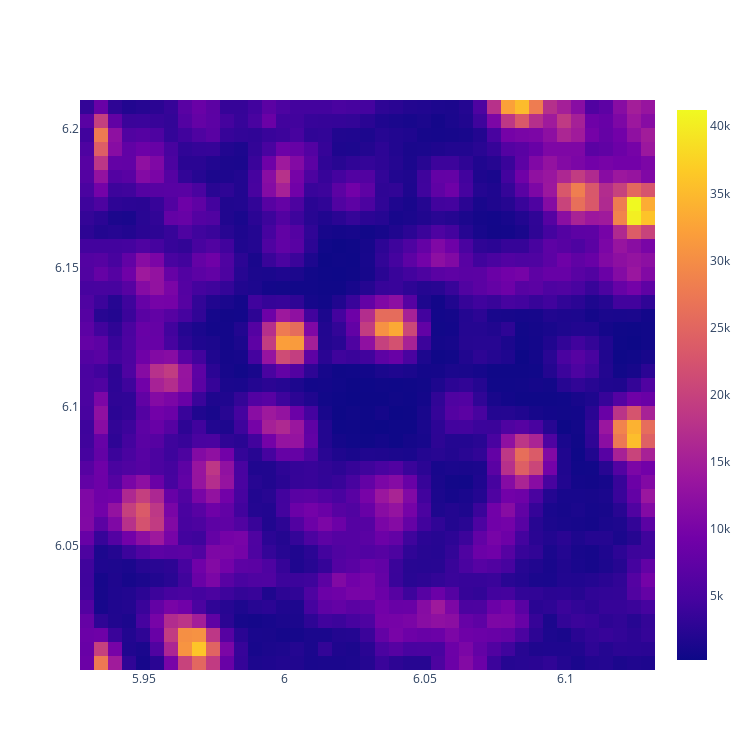

The cell this chart's notebook holds for it:
### Code cell
radius = 0.1
resolution = 0.005

X, Y, I = take_image(radius, resolution)

figure = go.Figure(data=[go.Heatmap(x=X, y=Y,z=I)])
figure.update_layout(
    width=750,
    height=750,
)
figure.show()

### Figure 1 — Plotly figure (JSON) as saved in the notebook; plotly's stock layout.template omitted (floating-point values rounded to 4 significant figures; data arrays with more than 128 entries replaced by an {"elided": "..."} marker saying what was removed)
{"data": [{"type": "heatmap", "x": [5.93, 5.935, 5.94, 5.945, 5.95, 5.955, 5.96, 5.965, 5.97, 5.975, 5.98, 5.985, 5.99, 5.995, 6.0, 6.005, 6.01, 6.015, 6.02, 6.025, 6.03, 6.035, 6.04, 6.045, 6.05, 6.055, 6.06, 6.065, 6.07, 6.075, 6.08, 6.085, 6.09, 6.095, 6.1, 6.105, 6.11, 6.115, 6.12, 6.125, 6.13], "y": [6.008, 6.013, 6.018, 6.023, 6.028, 6.033, 6.038, 6.043, 6.048, 6.053, 6.058, 6.063, 6.068, 6.073, 6.078, 6.083, 6.088, 6.093, 6.098, 6.103, 6.108, 6.113, 6.118, 6.123, 6.128, 6.133, 6.138, 6.143, 6.148, 6.153, 6.158, 6.163, 6.168, 6.173, 6.178, 6.183, 6.188, 6.193, 6.198, 6.203, 6.208], "z": {"elided": "41x41 int values"}}], "layout": {"height": 750, "width": 750}}
